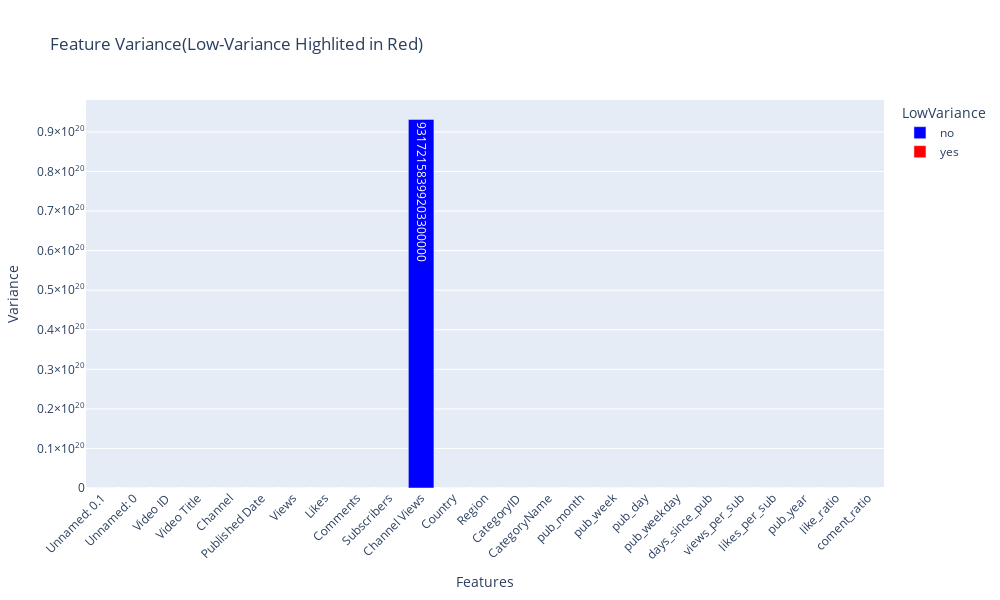

Notebook code cell kept with this figure:
### Code cell
numeric_cols=df.select_dtypes(include=[np.number]).columns
variance = df[numeric_cols].var()
threshold=0.01
low_variance_features=variance[variance<threshold].index.tolist()
var_df=pd.DataFrame({
    "Features": variance.index,
    'Variance': variance.values,
    "LowVariance": ["yes" if f in low_variance_features else "no" for f in variance.index]

})

fig = px.bar(
    var_df,
    x="Features",
    y= "Variance",
    color="LowVariance",
    color_discrete_map={"yes": "red", "no":"blue"},
    text="Variance",
    title="Feature Variance(Low-Variance Highlited in Red)"

)


fig.update_layout(
    xaxis_tickangle=-45,
    width=1000,
    height=600
)

### Figure 1 — Plotly figure (JSON) as saved in the notebook; plotly's stock layout.template omitted (floating-point values rounded to 4 significant figures)
{"data": [{"hovertemplate": "LowVariance=no<br>Features=%{x}<br>Variance=%{text}<extra></extra>", "legendgroup": "no", "marker": {"color": "blue", "pattern": {"shape": ""}}, "name": "no", "orientation": "v", "showlegend": true, "text": [6012000.0, 6012000.0, 6012000.0, 5957000.0, 4799000.0, 5586000.0, 82470000000000.0, 19810000000.0, 97680000.0, 104700000000000.0, 9.317e+19, 671.8, 209.2, 84.7, 10.15, 0.01928, 0.396, 12.92, 3.647, 20.54, 1421000.0, 1162.0], "textposition": "auto", "type": "bar", "x": ["Unnamed: 0.1", "Unnamed: 0", "Video ID", "Video Title", "Channel", "Published Date", "Views", "Likes", "Comments", "Subscribers", "Channel Views", "Country", "Region", "CategoryID", "CategoryName", "pub_month", "pub_week", "pub_day", "pub_weekday", "days_since_pub", "views_per_sub", "likes_per_sub"], "xaxis": "x", "y": [6012000.0, 6012000.0, 6012000.0, 5957000.0, 4799000.0, 5586000.0, 82470000000000.0, 19810000000.0, 97680000.0, 104700000000000.0, 9.317e+19, 671.8, 209.2, 84.7, 10.15, 0.01928, 0.396, 12.92, 3.647, 20.54, 1421000.0, 1162.0], "yaxis": "y"}, {"hovertemplate": "LowVariance=yes<br>Features=%{x}<br>Variance=%{text}<extra></extra>", "legendgroup": "yes", "marker": {"color": "red", "pattern": {"shape": ""}}, "name": "yes", "orientation": "v", "showlegend": true, "text": [0.0, 0.0006466, 5.972e-05], "textposition": "auto", "type": "bar", "x": ["pub_year", "like_ratio", "coment_ratio"], "xaxis": "x", "y": [0.0, 0.0006466, 5.972e-05], "yaxis": "y"}], "layout": {"barmode": "relative", "height": 600, "legend": {"title": {"text": "LowVariance"}, "tracegroupgap": 0}, "title": {"text": "Feature Variance(Low-Variance Highlited in Red)"}, "width": 1000, "xaxis": {"anchor": "y", "domain": [0, 1], "tickangle": -45, "title": {"text": "Features"}}, "yaxis": {"anchor": "x", "domain": [0, 1], "title": {"text": "Variance"}}}}
